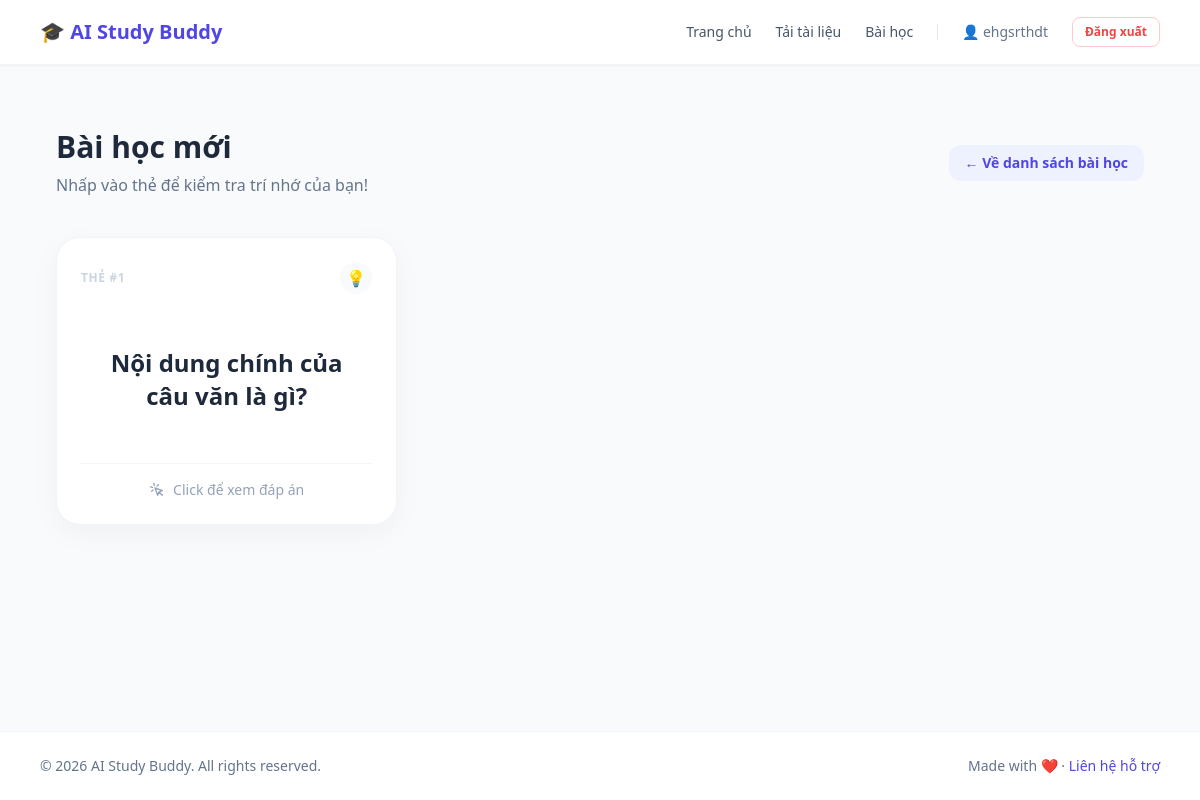
The app's page /lesson/16 (signed in) with its own data.
### app.py (models this page shows)
class Document(db.Model):
    id = db.Column(db.Integer, primary_key=True)
    title = db.Column(db.String(200), nullable=False)
    original_text = db.Column(db.Text, nullable=False)
    summary_text = db.Column(db.Text)
    user_id = db.Column(db.Integer, db.ForeignKey('user.id'), nullable=False)
    flashcards = db.relationship('Flashcard', backref='document', lazy=True)

class Flashcard(db.Model):
    id = db.Column(db.Integer, primary_key=True)
    question = db.Column(db.String(500), nullable=False)
    answer = db.Column(db.String(500), nullable=False)
    document_id = db.Column(db.Integer, db.ForeignKey('document.id'), nullable=False)

### app.py (the view)
@app.route('/lesson/<int:doc_id>')
def view_lesson(doc_id):
    if 'user_id' not in session:
        flash("Vui lòng đăng nhập để xem bài học!", "warning")
        return redirect(url_for('login'))
    document = Document.query.get_or_404(doc_id)
    if document.user_id != session['user_id']:
        flash("Bạn không có quyền xem bài học này!", "danger")
        return redirect(url_for('dashboard'))
    return render_template('lesson.html', document=document)

### templates/lesson.html (shortened to what this page needs)
{% extends 'base.html' %}
{% block content %}
<div class="max-w-6xl mx-auto px-4 py-8">
    <div class="mb-10 flex items-center justify-between">
        <div>
            <h1 class="text-3xl font-extrabold text-slate-800">{{ document.title|default("Bộ Flashcard ôn tập") }}</h1>
            <p class="text-slate-500 mt-2">Nhấp vào thẻ để kiểm tra trí nhớ của bạn!</p>
        </div>
        <a href="{{ url_for('dashboard') }}" class="text-sm font-semibold text-indigo-600 bg-indigo-50 px-4 py-2 rounded-xl hover:bg-indigo-100 transition">
            &larr; Về danh sách bài học
        </a>
    </div>
    <div class="grid grid-cols-1 md:grid-cols-2 lg:grid-cols-3 gap-8">
        {% for card in document.flashcards %}
        <div class="group relative bg-white border border-slate-100 rounded-3xl p-6 h-72 shadow-[0_8px_30px_rgb(0,0,0,0.04)] hover:shadow-[0_8px_30px_rgb(99,102,241,0.15)] hover:border-indigo-200 transition-all duration-300 cursor-pointer flex flex-col justify-between overflow-hidden">
            <div class="relative z-10 flex justify-between items-center w-full mb-4">
                <span class="text-xs font-bold text-slate-300 group-hover:text-indigo-300 transition-colors uppercase tracking-wider">
                    Thẻ #{{ loop.index }}
                </span>
                <span class="w-8 h-8 rounded-full bg-slate-50 flex items-center justify-center text-slate-400 group-hover:bg-indigo-100 group-hover:text-indigo-600 transition-colors">
                    💡
                </span>
            </div>
            <div class="relative z-10 flex-grow flex items-center justify-center w-full px-2">
                <h3 class="text-2xl font-bold text-slate-800 text-center leading-snug group-hover:text-indigo-900 transition-colors line-clamp-4">
                    {{ card.question }}
                </h3>
            </div>
            <div class="relative z-10 mt-4 pt-4 border-t border-slate-100/80 w-full text-center">
                <span class="text-sm font-medium text-slate-400 flex items-center justify-center gap-2 group-hover:text-indigo-500 transition-colors">
                    <svg class="w-4 h-4 animate-bounce" fill="none" stroke="currentColor" viewBox="0 0 24 24">
                        <path stroke-linecap="round" stroke-linejoin="round" stroke-width="2" d="M15 15l-2 5L9 9l11 4-5 2zm0 0l5 5M7.188 2.239l.777 2.897M5.136 7.965l-2.898-.777M13.95 4.05l-2.122 2.122m-5.657 5.656l-2.12 2.122"></path>
                    </svg>
                    Click để xem đáp án
                </span>
            </div>
        </div>
        {% endfor %}
    </div>
</div>
{% endblock %}

### records on screen
Document: title "Bài học mới"
Flashcard: question "Nội dung chính của câu văn là gì?"

### other values on screen
{{ session.get('username') }} "ehgsrthdt"
